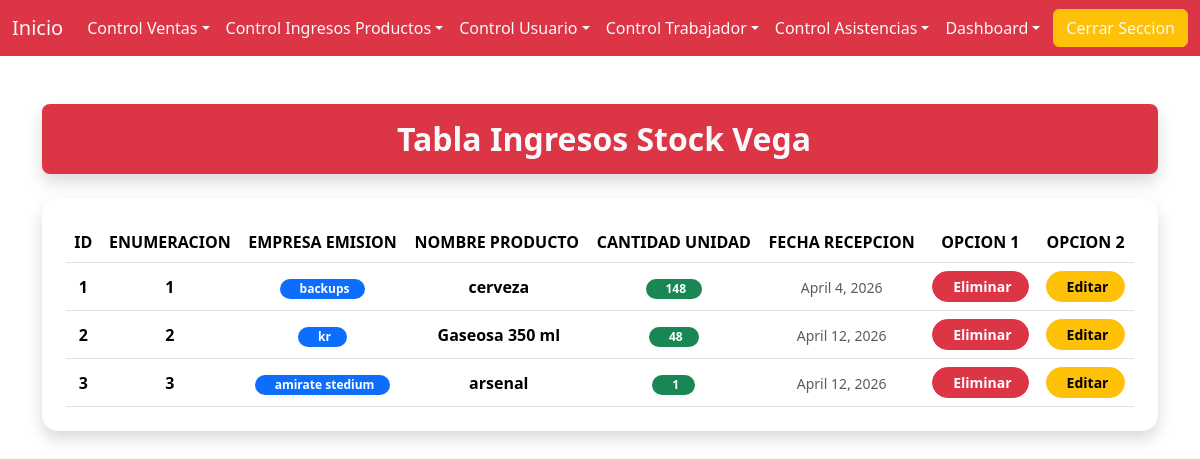
/enlace_tabla_ingresos_productos/, run on the app's committed database.
### app/models.py (models this page shows, shortened)
class bd_table_almacen(models.Model):
    Enumeracion_Recepcion = models.CharField(max_length=250)
    Empresa_Emision = models.CharField(max_length=250)
    Nombre_Producto = models.CharField(max_length=250)
    Cantidad_Producto = models.IntegerField()
    Fecha_Producto = models.DateField()

### app/views.py (the view)
# urls.py: path('enlace_tabla_ingresos_productos/' , views.enlace_tabla_ingresos_productos),
def enlace_tabla_ingresos_productos(request):
    almacen = bd_table_almacen.objects.all()
    return render(request , "tabla_ingresos_productos.html" , {
        'almacen' : almacen
    })

### app/templates/tabla_ingresos_productos.html (shortened to what this page needs)
{% extends "barra_menu.html" %}
{% block contenedor %}
<div class="container my-5">
  <div class="p-3 text-center text-light rounded-3 shadow mb-4 bg-danger">
    <h2 class="m-0 fw-bold">Tabla Ingresos Stock Vega</h2>
  </div>
  <div class="card shadow border-0 rounded-4">
    <div class="card-body p-4">
      <div class="table-responsive">
        <table class="table table-hover align-middle text-center mb-0">
          <thead style="background: linear-gradient(90deg, var(--bs-purple), var(--bs-indigo));" class="text-white">
            <tr>
              <th>ID</th>
              <th>ENUMERACION</th>
              <th>EMPRESA EMISION</th>
              <th>NOMBRE PRODUCTO</th>
              <th>CANTIDAD UNIDAD</th>
              <th>FECHA RECEPCION</th>
              <th>OPCION 1</th>
              <th>OPCION 2</th>
            </tr>
          </thead>
          <tbody>
            {% for x in almacen %}
              <tr>
                <th>{{ forloop.counter }}</th>
                <th>{{ x.Enumeracion_Recepcion }}</th>
                <td>
                  <span class="badge bg-primary rounded-pill px-3">
                    {{ x.Empresa_Emision }}
                  </span>
                </td>
                <td class="fw-semibold">
                  {{ x.Nombre_Producto }}
                </td>
                <td>
                  <span class="badge bg-success rounded-pill px-3">
                    {{ x.Cantidad_Producto }}
                  </span>
                </td>
                <td><small class="text-muted">{{ x.Fecha_Producto }}</small></td>
                <td>
                  <a class="btn btn-danger btn-sm fw-semibold rounded-pill px-3"
                     href="logica_eliminar_ingresos_prodcutos/{{ x.Enumeracion_Recepcion }}">
                    Eliminar
                  </a>
                </td>
                <td>
                  <a class="btn btn-warning btn-sm fw-semibold rounded-pill px-3"
                     href="enlace_actualizar_ingresos_productos/{{ x.Enumeracion_Recepcion }}">
                    Editar
                  </a>
                </td>
              </tr>
            {% endfor %}
          </tbody>
        </table>
      </div>
    </div>
  </div>
</div>
{% endblock contenedor %}

### data on the page
bd_table_almacen: Enumeracion_Recepcion "1", Empresa_Emision "backups", Nombre_Producto "cerveza", Cantidad_Producto "148", Fecha_Producto "April 4, 2026"
bd_table_almacen: Enumeracion_Recepcion "2", Empresa_Emision "kr", Nombre_Producto "Gaseosa 350 ml", Cantidad_Producto "48", Fecha_Producto "April 12, 2026"
bd_table_almacen: Enumeracion_Recepcion "3", Empresa_Emision "amirate stedium", Nombre_Producto "arsenal", Cantidad_Producto "1", Fecha_Producto "April 12, 2026"
